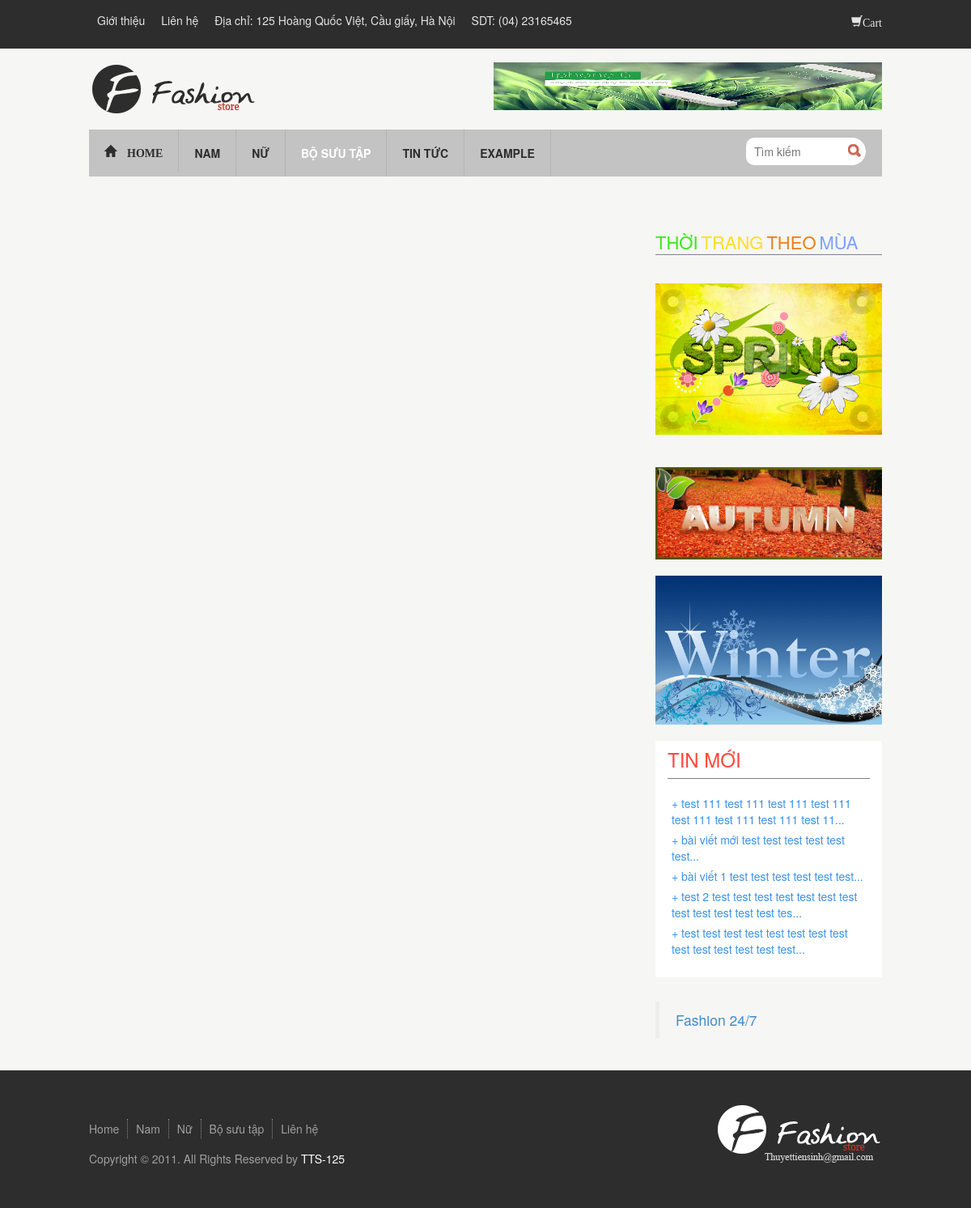
The page /index.php?controller=gallery on the database its author committed.
### tables this page shows
CREATE TABLE `tbl_advertise` (
  `pk_advertise_id` int(11) NOT NULL,
  `c_name` varchar(500) NOT NULL,
  `c_url` varchar(500) NOT NULL,
  `c_img` varchar(500) NOT NULL
);

CREATE TABLE `tbl_season` (
  `pk_season_id` int(11) NOT NULL,
  `c_name` varchar(500) NOT NULL,
  `c_img` varchar(500) NOT NULL
);

CREATE TABLE `tbl_news` (
  `pk_news_id` int(11) NOT NULL,
  `c_name` varchar(500) NOT NULL,
  `c_description` varchar(1000) NOT NULL,
  `c_content` text NOT NULL,
  `c_img` varchar(500) NOT NULL
);

### controller/controller_advertise.php (called while the page is built)
<?php
	$arr_advertise = fetch_one("select * from tbl_advertise order by pk_advertise_id desc");
	include "view/view_advertise.php";
?>

### index.php (called while the page is built, shortened)
<?php
	include "admin/model/model.php";
	include "view/view_layout.php";
?>

### admin/model/model.php (called while the page is built, shortened)
<?php
	$db = mysqli_connect($hostname,$username,$password,$database);
	mysqli_set_charset($db,"UTF8");
	function fetch($sql){
		global $db;
		$result = mysqli_query($db,$sql);
		$arr = array();
		while($rows = mysqli_fetch_array($result))
			$arr[] = $rows;
		return $arr;
	}
	function fetch_one($sql){
		global $db;
		$query = mysqli_query($db,$sql);
		return mysqli_fetch_array($query);
	}
?>

### controller/controller_season.php (called while the page is built)
<?php
	$arr_season = fetch("select * from tbl_season");
	include "view/view_season.php";
?>

### controller/controller_right.php (called while the page is built)
<?php include "controller/controller_season.php";?>
    <?php include "controller/controller_new_post.php";?>
    	<?php include "view/view_fanpage.php";?>

### controller/controller_gallery.php (called while the page is built)
<?php include "controller/controller_right.php"; ?>

### controller/controller_new_post.php (called while the page is built)
<?php
	$arr_new_post = fetch("select * from tbl_news order by pk_news_id desc limit 0,5");
	include"view/view_new_post.php";
?>

### view/view_new_post.php (the view)
<div class="block mgt20 exp_sidebar">
    <h2 class="title_block">Tin mới</h2>
    <div class="detail_block">
        <ul class="exp">
            <?php
                foreach ($arr_new_post as $key) {
            ?>
                <li><a href="index.php?controller=detail_news&id=<?php echo $key["pk_news_id"];?>">
                    <?php
                        $str = $key["c_name"];
                        echo "<span>+ </span>".substr($str, 0,70)."...";
                    ?>
                </a></li>
            <?php  } ?>
        </ul>
    </div>
</div>

### view/view_advertise.php
 <div id="ads_1">
    <a href="<?php echo isset($arr_advertise['c_url'])?$arr_advertise['c_url']:"";?>"><img alt=""  src="./<?php echo isset($arr_advertise['c_img'])?$arr_advertise['c_img']:"";?>"></a>
</div>

### view/view_season.php
<div id="sidebar" class="colum_right season_right">
    <div class="detail_season">
        <span class="title_block">
        <span style="color:#39E819;font-size:22px;">THỜI</span>
        <span style="color:#FFDE27;font-size:22px; ">TRANG</span>
        <span style="color:#E8801C;font-size:22px;">THEO</span>
        <span style="color:#7BA2FF;font-size:22px;">MÙA</span>
    </span>
    </div>
    <div class="ads">
        <?php
        foreach ($arr_season as $key) {
         ?>
            <div class="ads mgt20">
                <a href="index.php?controller=season_select&id=<?php echo $key["pk_season_id"];?>"><img alt="" style="max-width: 280px;" src="<?php echo isset($key["c_img"])?$key["c_img"]:"";?>"></a>
            </div>
        <?php }?>
    </div>

### public/css/style.css (style rules this page uses)
body { font-family: arial;font-size: 13px; }
#ads_1 { float: right; height: 59px; width: 480px; overflow: hidden; }
#ads_1 img { height: 59px; width: 480px; }
.colum_right { width: 280px; float: right; }
.season_right { margin-top: 35px; }
.detail_season { border-bottom: 1px solid #827D91;margin-bottom: 35px; }
.block .title_block { color:#FF473B; text-transform: uppercase; padding: 10px 0px; font-size: 24px; border-bottom: 1px solid #827D91; font-weight: normal; }
.exp_sidebar { background: #fff; padding: 0px 15px; }
#sidebar .block .detail_block { padding: 10px 0px; }
.exp_sidebar a { color: #3A91E8;padding: 0px 5px 5px 5px ;display: block; }

### rows shown on the page
tbl_advertise: c_img (picture)
tbl_season: c_img (picture)
tbl_season: c_img (picture)
tbl_season: c_img (picture)
tbl_news: c_name "test 111 test 111 test 111 test 111 test 111 test 111 test 111 test 11"
tbl_news: c_name "bài viết mới test test test test test test"
tbl_news: c_name "bài viết 1 test test test test test test"
tbl_news: c_name "test 2 test test test test test test test test test test test test tes"
tbl_news: c_name "test test test test test test test test test test test test test test"
